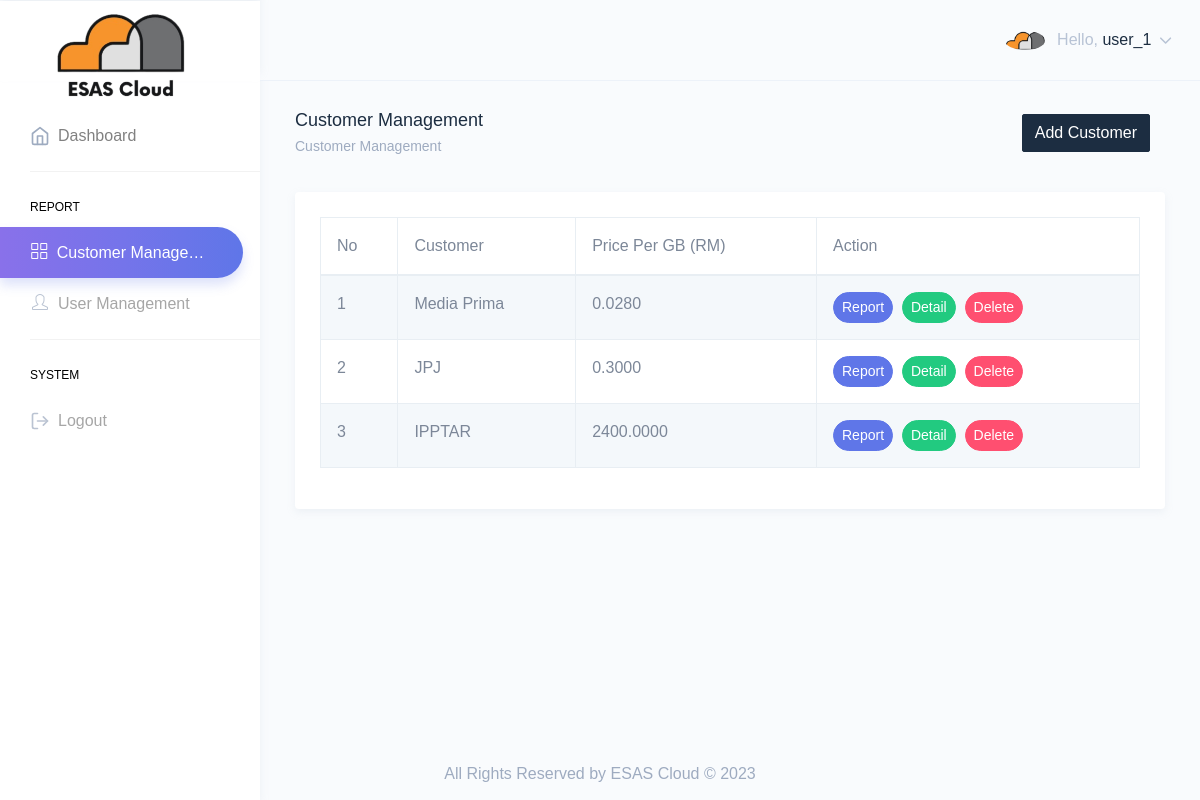
Page /storage-user.php (signed in) on the committed database.
### tables this page shows
CREATE TABLE `customer` (
  `id` int(11) NOT NULL,
  `cust_id` varchar(255) NOT NULL,
  `cust_name` varchar(255) NOT NULL,
  `cust_description` varchar(255) NOT NULL
);

CREATE TABLE `price` (
  `id` int(11) NOT NULL,
  `cust_id` varchar(255) NOT NULL,
  `price` decimal(10,4) NOT NULL
);

### storage-user.php (the view, shortened to what this page needs)
<?php
include "src/header.php";
$currentMonth = date('m');
$currentYear = date('Y');
$listCustomer = "SELECT * FROM customer INNER JOIN price ON customer.cust_id = price.cust_id";
$execListCustomer = mysqli_query($conn, $listCustomer);
?>
<div class="page-wrapper">
    <div class="page-breadcrumb">
        <div class="row">
            <div class="col-7 align-self-center">
                <h4 class="page-title text-truncate text-dark font-weight-medium mb-1">Customer Management</h4>
                <div class="d-flex align-items-center">
                    <nav aria-label="breadcrumb">
                        <ol class="breadcrumb m-0 p-0">
                            <li class="breadcrumb-item text-muted active" aria-current="page">Customer Management</li>
                        </ol>
                    </nav>
                </div>
            </div>
            <div class="col-5 align-self-center">
                <div class="col-12 align-right">
                    <div class="customize-input float-right" data-toggle="modal" data-target="#add-user-modal">
                        <button id="btnPrint" class="btn btn-dark">Add Customer</button>
                    </div>
                </div>
            </div>
        </div>
    </div>
    <div class="container-fluid">
        <div class="row">
            <div class="col-12">
                <div class="card">
                    <div class="card-body">
                        <div class="table-responsive">
                            <table id="zero_config" class="table table-striped table-bordered no-wrap">
                                <thead>
                                    <tr>
                                        <th>No</th>
                                        <th>Customer</th>
                                        <th>Price Per GB (RM)</th>
                                        <th>Action</th>
                                    </tr>
                                </thead>
                                <tbody>
                                    <?php
                                    $listNum = 1;
                                    foreach ($execListCustomer as $row) {
                                        echo "<tr>";
                                        echo "<td>".$listNum."</td>";
                                        echo "<td>".$row['cust_name']."</td>";
                                        echo "<td>".$row['price']."</td>";
                                        echo "<td>";
                                        echo "<a href='report-detail.php?cust_id=".$row['cust_id']."&report_date=".$currentYear."-".$currentMonth."' class='btn btn-sm btn-primary btn-rounded'";
                                        echo "data-toggle='tooltip' data-placement='top' title='View Report'>";
                                        echo "Report";
                                        echo "</a>";
                                        echo "<a href='storage-detail.php?cust_id=".$row['cust_id']."' class='btn btn-sm btn-success btn-rounded'";
                                        echo "data-toggle='tooltip' data-placement='top' title='View Customer Detail'>";
                                        echo "Detail";
                                        echo "</a>";
                                        echo "<a href='#' class='btn btn-sm btn-danger btn-rounded'";
                                        echo "data-toggle='tooltip' data-placement='top' title='Delete Customer'>";
                                        echo "Delete";
                                        echo "</a>";
                                        echo "</td>";
                                        echo "</tr>";
                                        $listNum++;
                                    }
                                    ?>
                                </tbody>
                            </table>
                        </div>
                    </div>
                </div>
            </div>
        </div>
    </div>
</div>
<?php
include "src/footer.php";
?>
</body>
</html>

### rows in the picture
customer: cust_name "Media Prima", price.price "0.0280"
customer: cust_name "JPJ", price.price "0.3000"
customer: cust_name "IPPTAR", price.price "2400.0000"

### other values in the picture
$_SESSION["username"] "user_1"
